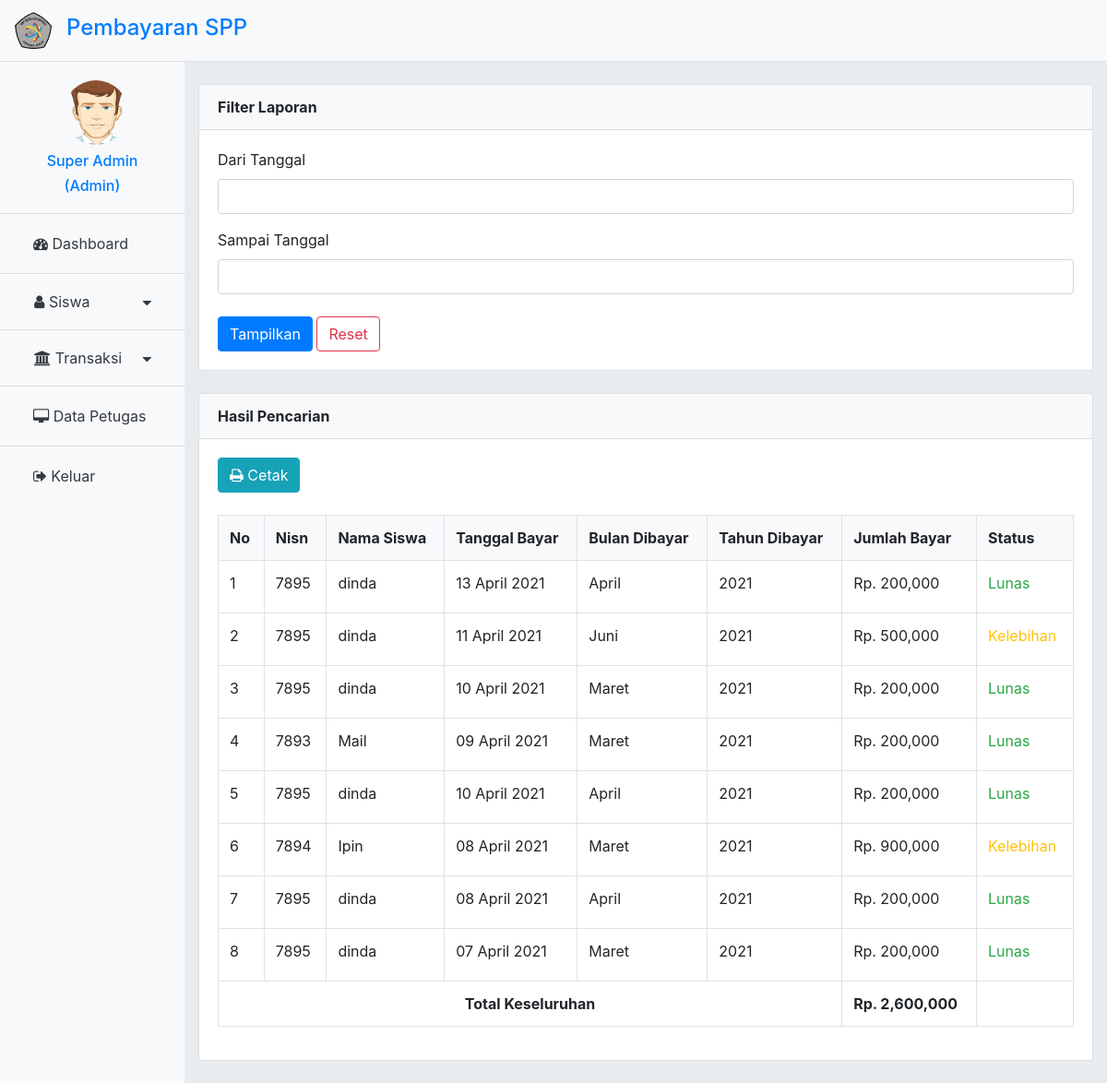
The page /admin/index.php?page=laporan (signed in) on the database its author committed.
### tables this page shows
CREATE TABLE `tb_petugas` (
  `id_petugas` int(11) NOT NULL,
  `username` varchar(25) NOT NULL,
  `pwd` varchar(225) NOT NULL,
  `nama_petugas` varchar(35) NOT NULL,
  `level` enum('Admin','Petugas') NOT NULL
);

CREATE TABLE `tb_pembayaran` (
  `id_pembayaran` varchar(11) NOT NULL,
  `id_petugas` int(11) NOT NULL,
  `nisn` int(11) NOT NULL,
  `tgl_bayar` date NOT NULL,
  `bulan_dibayar` varchar(12) NOT NULL,
  `tahun_dibayar` varchar(4) NOT NULL,
  `id_spp` varchar(225) NOT NULL,
  `jumlah_bayar` int(11) NOT NULL
);

CREATE TABLE `tb_siswa` (
  `nisn` int(10) NOT NULL,
  `nis` char(8) NOT NULL,
  `nama` varchar(225) NOT NULL,
  `id_kelas` varchar(11) NOT NULL,
  `kom_keahlian` varchar(50) NOT NULL,
  `alamat` text NOT NULL,
  `no_telp` varchar(13) NOT NULL,
  `id_spp` varchar(225) NOT NULL
);

### admin/modul/laporan.php (the view, shortened to what this page needs)
<div class="col-md-10 col-sm-9 offset-md-2 offset-sm-3 mt-4 mb-4">
  <div class="card">
    <div class="card-header bg-light"><strong>Filter Laporan</strong></div>
    <div class="card-body">
      <form action="" method="post">
        <div class="form-group date">
          <label>Dari Tanggal</label>
          <input type="text" class="form-control datepicker" id="tgl_mulai" name="tgl_awal" required autocomplete="off">
        </div>
        <div class="form-group date">
          <label>Sampai Tanggal</label>
          <input type="text" class="form-control datepicker" id="tgl_akhir" name="tgl_akhir" required autocomplete="off">
        </div>
        <button type="submit" class="btn btn-primary text-white mt-2">Tampilkan</button>
        <a href="?page=laporan" class="btn btn-outline-danger mt-2">Reset</a>
      </form>
    </div>
  </div>
  <div class="card mt-4">
    <div class="card-header bg-light"><strong>Hasil Pencarian</strong></div>
    <div class="card-body">
      <a href="modul/cetak_laporan.php" class="btn btn-info" target="_blank">
        <i class="fa fa-print"></i> Cetak
      </a>
      <div class="table-responsive mt-4">
        <table class="table table-bordered table-hover">
          <tbody>
            <tr class="bg-light">
              <th>No</th>
              <th>Nisn</th>
              <th>Nama Siswa</th>
              <th>Tanggal Bayar</th>
              <th>Bulan Dibayar</th>
              <th>Tahun Dibayar</th>
              <th>Jumlah Bayar</th>
              <th>Status</th>
            </tr>
            <?php
            if (isset($_POST['tgl_awal']) && isset($_POST['tgl_akhir'])) {
              $tgl_awal = date('Y-m-d', strtotime($_POST["tgl_awal"]));
              $tgl_akhir = date('Y-m-d', strtotime($_POST["tgl_akhir"]));
              $no = 0;
              $sqlLap = mysqli_query($con, "SELECT*FROM tb_pembayaran a, tb_siswa b WHERE a.nisn=b.nisn AND tgl_bayar BETWEEN '" . $tgl_awal . "' AND '" . $tgl_akhir . "'ORDER BY id_pembayaran DESC") or die(mysqli_error($con));
            } else {
              $sqlLap = mysqli_query($con, "SELECT*FROM tb_pembayaran a, tb_siswa b WHERE a.nisn=b.nisn ORDER BY id_pembayaran DESC");
            }
            while ($rvLap = $sqlLap->fetch_array()) {
            ?>
              <tr>
                <td><?= $no = $no + 1; ?></td>
                <td><?= $rvLap["nisn"]; ?></td>
                <td><?= $rvLap["nama"]; ?></td>
                <td><?= strftime("%d %B %Y", strtotime($rvLap["tgl_bayar"])); ?></td>
                <td><?= $rvLap["bulan_dibayar"]; ?></td>
                <td><?= $rvLap["tahun_dibayar"]; ?></td>
                <td>Rp. <?= number_format($rvLap["jumlah_bayar"]); ?></td>
                <td>
                  <?php
                  if ($rvLap['jumlah_bayar'] == '200000') {
                  ?>
                    <label class="text-success">Lunas</label>
                  <?php
                  } else if ($rvLap['jumlah_bayar'] <= '200000') { ?>
                    <label class="text-danger">Tertunggak</label>
                  <?php } else { ?>
                    <label class="text-warning">Kelebihan</label>
                  <?php
                  }
                  ?>
                </td>
              </tr>
            <?php } ?>
            <tr>
              <?php
              if (isset($_POST['tgl_awal']) && isset($_POST['tgl_akhir'])) {
                $sqlTampilTotal = mysqli_query($con, "SELECT sum(jumlah_bayar) AS total FROM tb_pembayaran  WHERE tgl_bayar BETWEEN '" . $tgl_awal . "' AND '" . $tgl_akhir . "'");
              } else {
                $sqlTampilTotal = mysqli_query($con, "SELECT sum(jumlah_bayar) AS total FROM tb_pembayaran");
              }
              $rvTampilTotal = $sqlTampilTotal->fetch_array();
              ?>
              <th colspan="6" class="text-center">Total Keseluruhan</th>
              <th>Rp. <?= number_format($rvTampilTotal['total']); ?></th>
              <th></th>
            </tr>
          </tbody>
        </table>
      </div>
    </div>
  </div>
</div>

### admin/index.php (shortened to what this page needs)
<?php
include '../lib/koneksi.php';
$petugas = $_SESSION['admin'];
$sqlp = mysqli_query($con, "SELECT * FROM tb_petugas WHERE username = '$petugas'");
$vPetugas = $sqlp->fetch_array();
?>
<!DOCTYPE html>
<html lang="en">
<head>
  <link rel="stylesheet" href="asset/css/bootstrap.min.css">
  <link rel="stylesheet" href="asset/css/style.css">
  <link rel="stylesheet" href="asset/font/css/font-awesome.min.css">
  <link rel="stylesheet" href="asset/datepicker/css/datepicker.css">
</head>
<body>
  <nav class="navbar navbar-expand-sm navbar-light sticky-top bg-light border-bottom">
    <a class="navbar-brand" href="#">
      <img src="images/smk.png" alt="Logo" style="width:40px;">
    </a>
    <a href="?page=dashboard" class="navbar-brand text-primary pt-2">
      <h4>Pembayaran SPP</h4>
    </a>
  </nav>
  <div class="container-fluid h-100">
    <div class="row h-100">
      <nav class="col-md-2 col-sm-3 bg-light h-100 p-0 position-fixed d-none d-sm-block">
        <ul class="list-group list-group-flush">
          <li class="list-group-item bg-light">
            <div href="?page=petugas" class="nav-link text-primary d-flex justify-content-center">
              <img src="images/user.png" class="img img-responsive rounded-circle ml-2" width="70" height="70">
            </div>
            <h6 class="text-primary d-flex justify-content-center"><?= $vPetugas['nama_petugas']; ?></h6>
            <h6 class="text-primary d-flex justify-content-center">(<?= $_SESSION['level']; ?>)</h6>
          </li>
          <li class="list-group-item bg-light">
            <a href="?page=dashboard" class="nav-link text-dark">
              <i class="fa fa-dashboard"></i> Dashboard
            </a>
          </li>
          <li class="list-group-item bg-light">
            <div class="sidenav" style="padding: 6px 8px 6px 17px;">
              <button class="dropdown-btn text-dark border-0">
                <i class="fa fa-user"></i> Siswa
                <i class="fa fa-caret-down"></i>
              </button>
            </div>
          </li>
          <li class="list-group-item bg-light">
            <div class="sidenav" style="padding: 6px 8px 6px 17px;">
              <button class="dropdown-btn text-dark border-0">
                <i class="fa fa-bank"></i> Transaksi
                <i class="fa fa-caret-down"></i>
              </button>
            </div>
          </li>
          <li class="list-group-item bg-light">
            <a href="?page=petugas_data" class="nav-link text-dark">
              <i class="fa fa-desktop "></i> Data Petugas
            </a>
          </li>
          <li class="list-group-item bg-light">
            <a href="logout.php" onclick="return confirm('Apa Anda Akan Keluar?');" class="nav-link text-dark">
              <i class="fa fa-sign-out"></i> Keluar</a>
          </li>
        </ul>
      </nav>
    </div>
  </div>
  <?php
  $page = (isset($_GET['page'])) ?
    $_GET['page'] : '';
  if (isset($_SESSION['admin'])) {
    if ($_SESSION['level'] == 'Admin') {
      switch ($page) {
        case "laporan":
          include "modul/laporan.php";
          break;
  ?>
        <?php
      }
    }
  }
  ?>
</body>
</html>

### admin/asset/css/style.css (style rules this page uses)
* { margin: 0; padding: 0; }
body { background-color: #e9ecef; }
.sidenav a, .dropdown-btn { text-decoration: none; display: block; border: none; background: none; width:100%; text-align: left; cursor: pointer; outline: none; }
.fa-caret-down { float: right; padding-right: 8px; margin-top: 5px; }

### admin/asset/datepicker/css/datepicker.css (style rules this page uses)
.datepicker { padding: 4px; margin-top: 1px; -webkit-border-radius: 4px; -moz-border-radius: 4px; border-radius: 4px; direction: ltr; }

### rows shown on the page
tb_petugas: nama_petugas "Super Admin"
tb_pembayaran: nisn.nisn "7895", nisn.nama "dinda", tgl_bayar "13 April 2021", bulan_dibayar "April", tahun_dibayar "2021", jumlah_bayar "200,000", shows "Lunas"
tb_pembayaran: no "2", nisn.nisn "7895", nisn.nama "dinda", tgl_bayar "11 April 2021", bulan_dibayar "Juni", tahun_dibayar "2021", jumlah_bayar "500,000", shows "Kelebihan"
tb_pembayaran: no "3", nisn.nisn "7895", nisn.nama "dinda", tgl_bayar "10 April 2021", bulan_dibayar "Maret", tahun_dibayar "2021", jumlah_bayar "200,000", shows "Lunas"
tb_pembayaran: no "4", nisn.nisn "7893", nisn.nama "Mail", tgl_bayar "09 April 2021", bulan_dibayar "Maret", tahun_dibayar "2021", jumlah_bayar "200,000", shows "Lunas"
tb_pembayaran: no "5", nisn.nisn "7895", nisn.nama "dinda", tgl_bayar "10 April 2021", bulan_dibayar "April", tahun_dibayar "2021", jumlah_bayar "200,000", shows "Lunas"
tb_pembayaran: no "6", nisn.nisn "7894", nisn.nama "Ipin", tgl_bayar "08 April 2021", bulan_dibayar "Maret", tahun_dibayar "2021", jumlah_bayar "900,000", shows "Kelebihan"
tb_pembayaran: no "7", nisn.nisn "7895", nisn.nama "dinda", tgl_bayar "08 April 2021", bulan_dibayar "April", tahun_dibayar "2021", jumlah_bayar "200,000", shows "Lunas"
tb_pembayaran: no "8", nisn.nisn "7895", nisn.nama "dinda", tgl_bayar "07 April 2021", bulan_dibayar "Maret", tahun_dibayar "2021", jumlah_bayar "200,000", shows "Lunas"

### other values the page prints
$_SESSION['level'] "Admin"
$rvTampilTotal['total'] "2,600,000"
